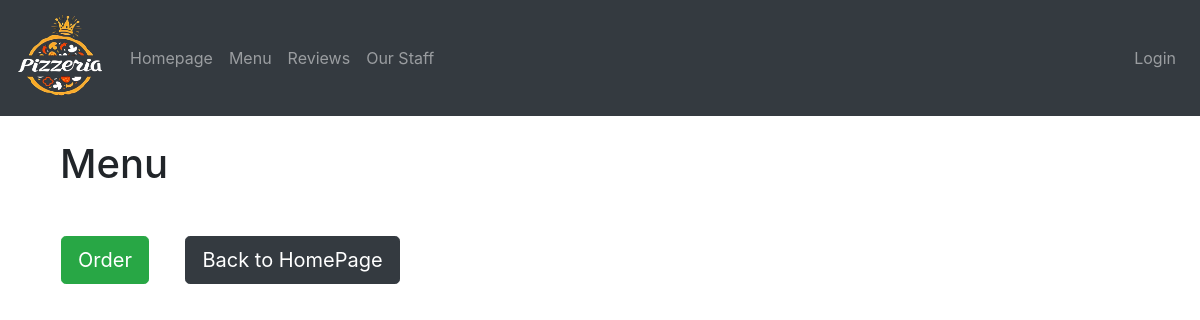
Before: /menu/ with the older database file.
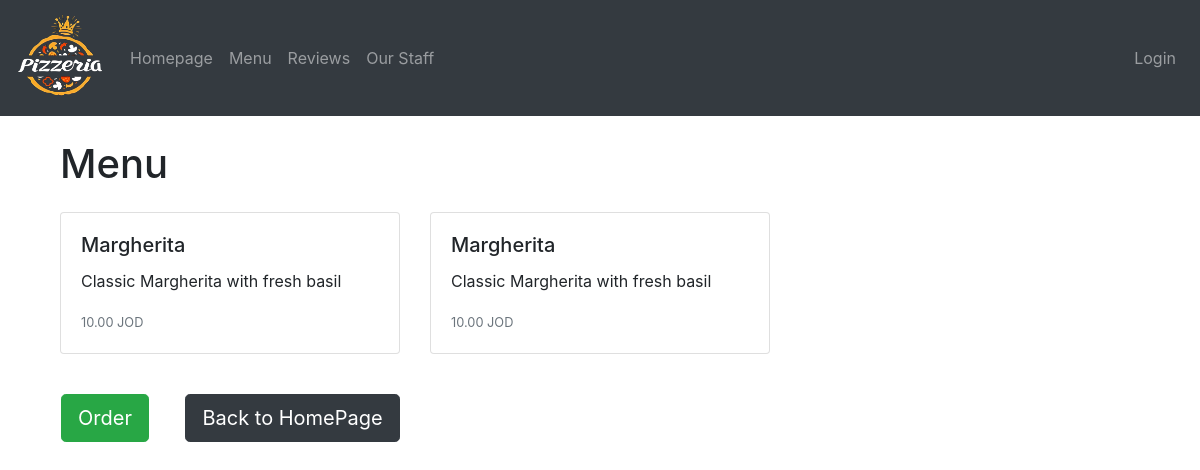
After: the same page with the newer database file.
### orders/models.py (models this page shows, shortened)
class Pizza(models.Model):
    name = models.CharField(max_length=100)
    description = models.TextField()
    price = models.DecimalField(max_digits=5, decimal_places=2)

### orders/views.py (the view)
# urls.py: path('menu/', views.MenuView.as_view(), name='menu'),
class MenuView(ListView):
    model = Pizza
    template_name = 'orders/menu.html'
    context_object_name = 'pizzas'
    def get_queryset(self):
        return Pizza.objects.all().order_by('name')

### orders/templates/orders/menu.html (shortened to what this page needs)
{% extends "base.html" %}
{% load crispy_forms_tags %}
{% block content %}
<div class="container mt-4">
    <h1 class="mb-4">Menu</h1>
    <div class="row">
        {% for i in pizzas %}
            <div class="col-md-4 mb-3">
                <div class="card">
                    <div class="card-body">
                        <h5 class="card-title">{{ i.name }}</h5>
                        <p class="card-text">{{ i.description }}</p>
                        <p class="card-text"><small class="text-muted">{{ i.price }} JOD</small></p>
                    </div>
                </div>
            </div>
        {% endfor %}
    </div>
</div>
<div class=" mt-4">
        <a href="{% url 'order_pizza' %}" class="btn btn-primary btn-lg btn-success mx-3" >Order</a>
        <a href="{% url 'homepage' %}" class="btn btn-dark btn-lg mx-3">Back to HomePage</a>
    </div>
{% endblock %}

### templates/base.html (shortened to what this page needs)
{% load crispy_forms_tags %}
<!DOCTYPE html>
<html>
<head>
    <link rel="stylesheet" href="https://stackpath.bootstrapcdn.com/bootstrap/4.3.1/css/bootstrap.min.css">
    {% load static %}
</head>
<body>
    <nav class="navbar navbar-expand-sm navbar-dark bg-dark justify-content-center">
        <a class="navbar-brand" href="{% url 'homepage' %}">
            <img src="{% static 'images/logo.png' %}" width="90" height="90" class="d-inline-block align-top" alt="Pizza Restaurant Logo">
        </a>
        <div class="collapse navbar-collapse" id="navbarNav">
            <ul class="navbar-nav">
                <li class="nav-item">
                    <a class="nav-link" href="{% url 'homepage' %}">Homepage</a>
                </li>
                <li class="nav-item">
                    <a class="nav-link" href="{% url 'menu' %}">Menu</a>
                </li>
                <li class="nav-item">
                    <a class="nav-link" href="{% url 'review_list' %}">Reviews</a>
                </li>
                <li class="nav-item">
                    <a class="nav-link" href="{% url 'staff_list' %}">Our Staff</a>
                </li>
            </ul>
             <ul class="navbar-nav ml-auto">
                {% if user.is_authenticated %}
                    <li class="nav-item">
                        <a class="nav-link" href="{% url 'logout' %}">Logout</a>
                    </li>
                {% else %}
                    <li class="nav-item">
                        <a class="nav-link" href="{% url 'login' %}">Login</a>
                    </li>
                {% endif %}
            </ul>
        </div>
    </nav>
    <div class="container mt-4">
        {% block content %}
        {% endblock %}
    </div>
</body>
</html>

Changed rows visible on the page:
added Pizza: name "Margherita", description "Classic Margherita with fresh basil", price "10.00"
added Pizza: name "Margherita", description "Classic Margherita with fresh basil", price "10.00"
